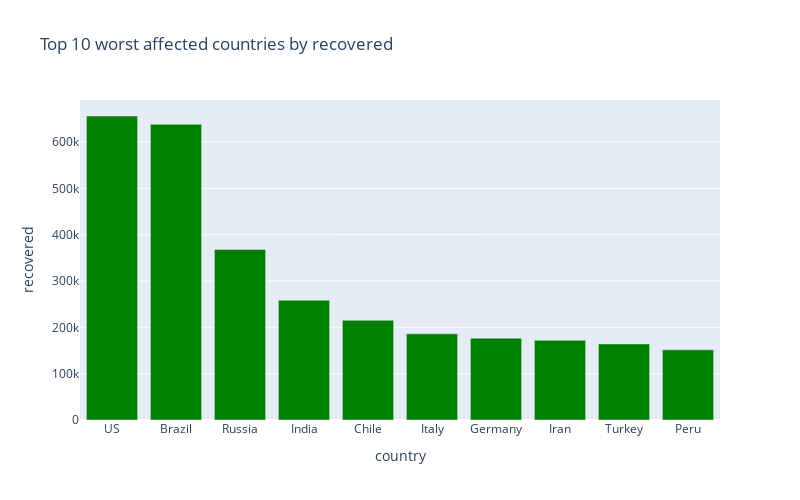

The code cell stored with this chart in its notebook:
### Markdown cell above
# 10 countries with most recovered cases

### Code cell
#Bar plot of worst affected countries by number of people recovered.
px.bar(
    sorted_recovered_country_df.head(10),
    x = "country",
    y = "recovered",
    title= "Top 10 worst affected countries by recovered", # the axis names
    color_discrete_sequence=["green"], 
    height=500,
    width=800
)

### Figure 1 — Plotly figure (JSON) as saved in the notebook; plotly's stock layout.template omitted (floating-point values rounded to 4 significant figures)
{"data": [{"alignmentgroup": "True", "hovertemplate": "country=%{x}<br>recovered=%{y}<extra></extra>", "legendgroup": "", "marker": {"color": "green"}, "name": "", "offsetgroup": "", "orientation": "v", "showlegend": false, "textposition": "auto", "type": "bar", "x": ["US", "Brazil", "Russia", "India", "Chile", "Italy", "Germany", "Iran", "Turkey", "Peru"], "xaxis": "x", "y": [656161, 638389, 368222, 258685, 215093, 186111, 176422, 172096, 164234, 151589], "yaxis": "y"}], "layout": {"barmode": "relative", "height": 500, "legend": {"tracegroupgap": 0}, "title": {"text": "Top 10 worst affected countries by recovered"}, "width": 800, "xaxis": {"anchor": "y", "domain": [0, 1], "title": {"text": "country"}}, "yaxis": {"anchor": "x", "domain": [0, 1], "title": {"text": "recovered"}}}}
